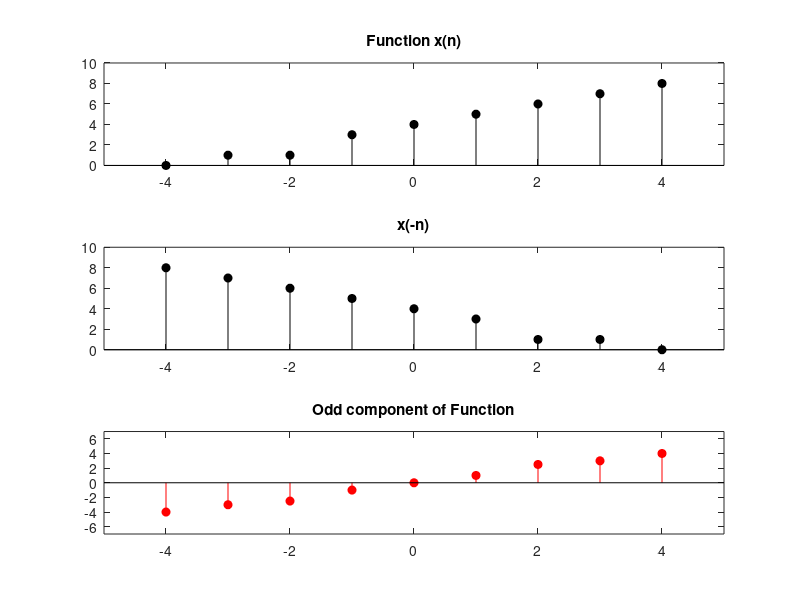

Here is the MATLAB script that generated this plot:
clc
clear
close all
n1 = [-4 -3 -2 -1 0 1 2 3 4];
x1 = [0 1 1 3 4 5 6 7 8];
subplot(311);
stem(n1,x1,'k','filled');
title("Function x(n)");
axis([-5 5 0 10]);
n2 = -fliplr(n1);
n = min(min(n1),min(n2)) : max(max(n1),max(n2));
y1 = zeros(1,length(n));
y1((n>=min(n1))&(n<=max(n1))) = x1();
x = y1;
x2 = fliplr(x);
xodd = 0.5 * (x - fliplr(x));
subplot(312);
stem(n2,x2,'k','filled');
title("x(-n)");
axis([-5 5 0 10])
subplot(313);
stem(n,xodd,'r','filled');
title("Odd component of Function");
axis([-5 5 -7 7]);